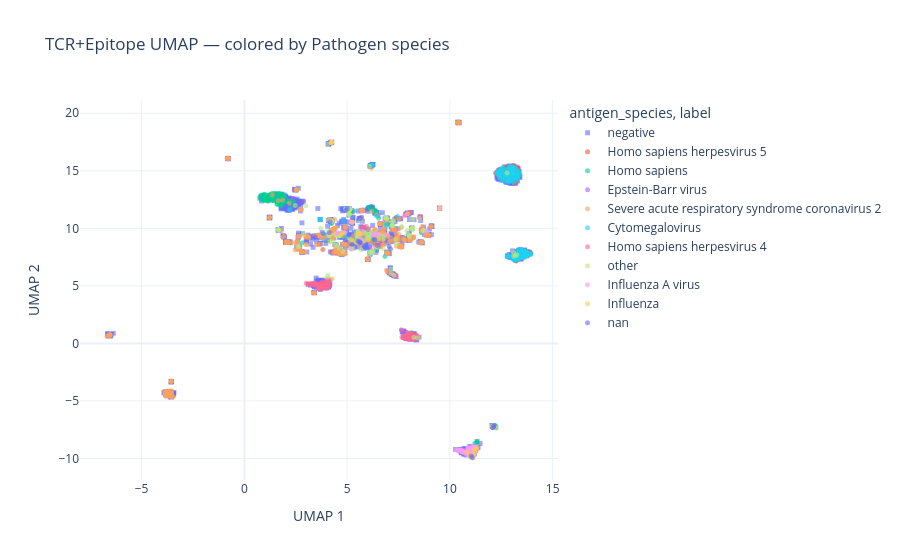
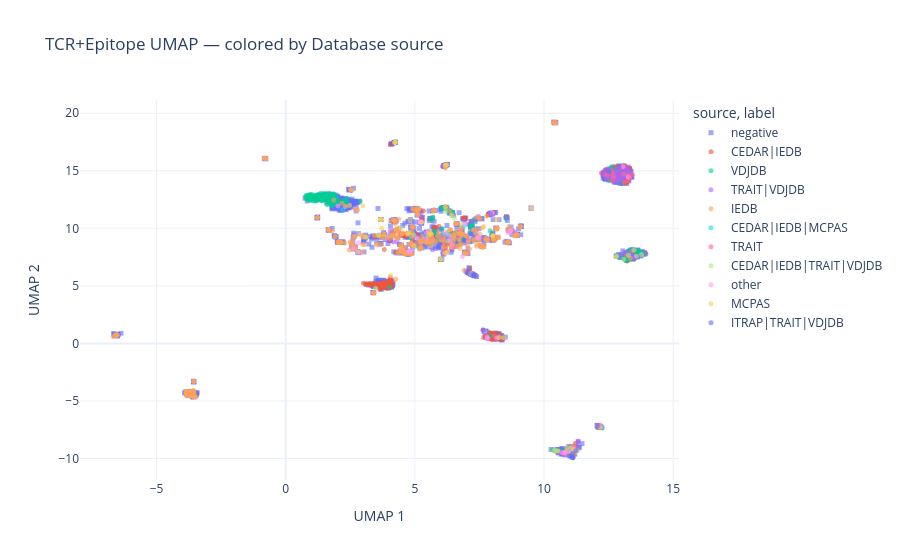
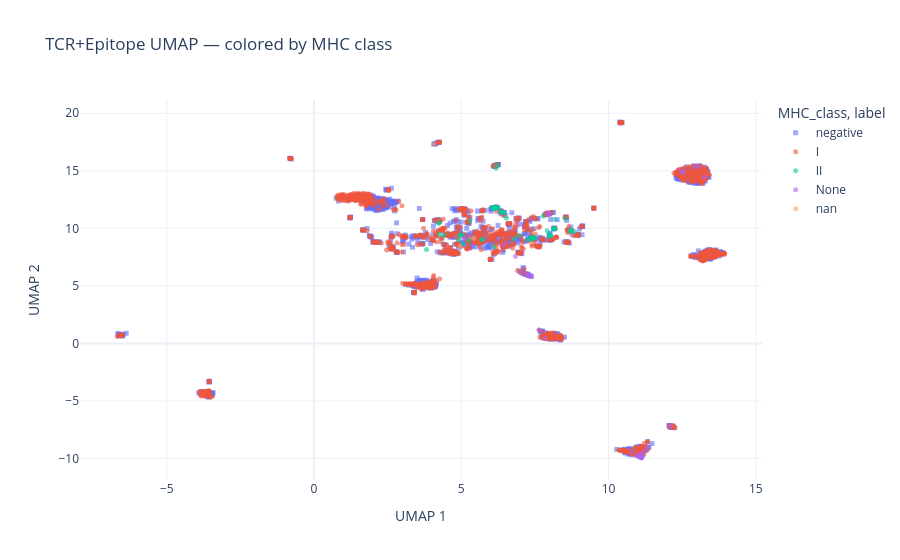
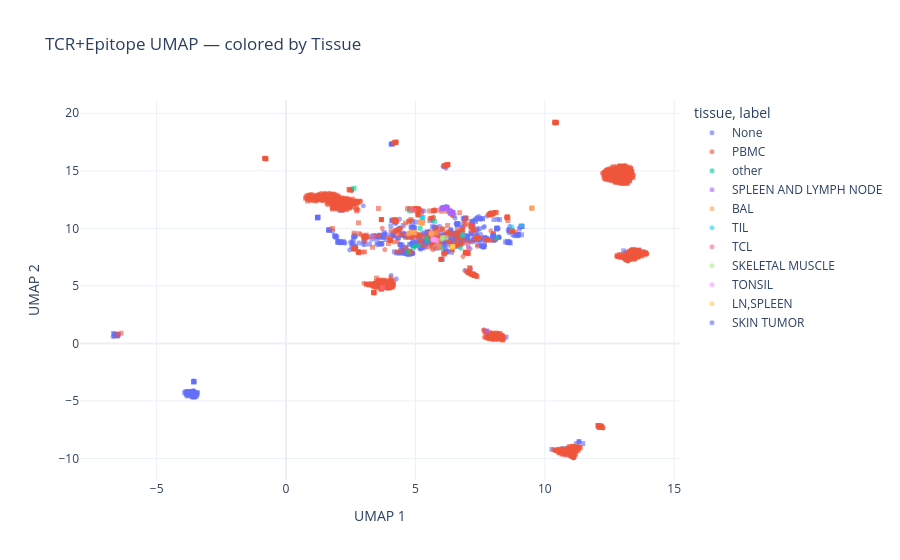

The cell these charts' notebook holds for them, in order:
### Code cell
# ── Subsample to match the UMAP we already computed ─────────────────────
# df_full was built from idx (subsample of X_test), so we align metadata
meta_sub = df_test_meta.iloc[idx].reset_index(drop=True)

COLOR_COLS = [
    ('antigen_species', 'Pathogen species'),
    ('source',          'Database source'),
    ('MHC_class',       'MHC class'),
    ('tissue',          'Tissue'),
]

for col, title in COLOR_COLS:
    if col not in meta_sub.columns:
        print(f'Skipping {col} — not in metadata')
        continue

    df_plot = df_full.copy()
    series = meta_sub[col]
    if isinstance(series.dtype, pd.CategoricalDtype):
        if 'unknown' not in series.cat.categories:
            series = series.cat.add_categories(['unknown'])
    df_plot[col] = series.fillna('unknown').values

    # limit to top 10 categories to keep the legend readable
    top_cats = df_plot[col].value_counts().head(10).index
    col_values = df_plot[col]
    if isinstance(col_values.dtype, pd.CategoricalDtype):
        col_values = col_values.astype(str)
    df_plot[col] = col_values.where(col_values.isin(top_cats), other='other')

    fig = px.scatter(
        df_plot,
        x='UMAP 1', y='UMAP 2',
        color=col,
        symbol='label',
        color_discrete_sequence=px.colors.qualitative.Plotly,
        symbol_map={'binding': 'circle', 'non-binding': 'square'},
        opacity=0.6,
        title=f'TCR+Epitope UMAP — colored by {title}',
        template='plotly_white',
        hover_data={col: True, 'label': True, 'UMAP 1': False, 'UMAP 2': False, 'symbol': False},
    )
    fig.update_traces(marker=dict(size=5))

    # Keep one legend entry per category and prefer the binding trace so the legend marker is a circle.
    category_traces = {}
    for trace in fig.data:
        category_name, binding_state = trace.name.rsplit(', ', 1)
        trace.name = category_name
        trace.legendgroup = category_name
        trace.showlegend = False
        category_traces.setdefault(category_name, {})[binding_state] = trace

    for category_name, traces in category_traces.items():
        legend_trace = traces.get('binding') or traces.get('non-binding')
        if legend_trace is not None:
            legend_trace.showlegend = True

    fig.update_layout(
        legend=dict(orientation='v', yanchor='top', y=1, xanchor='left', x=1.02)
    )
    fig.show()
